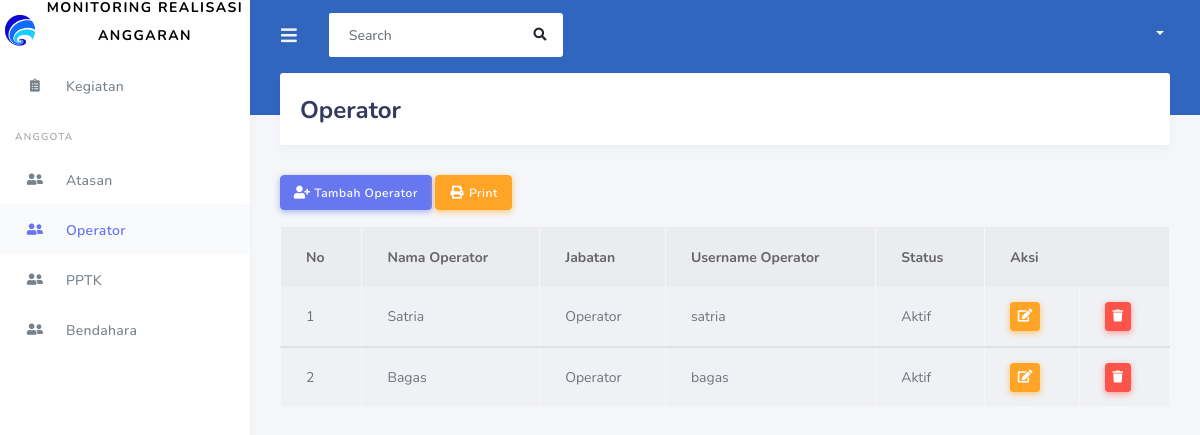
The app's page /operator/COperatorCRUD/index with its own data.
### tables this page shows
CREATE TABLE `tb_pengguna` (
  `id_pengguna` int(11) NOT NULL,
  `nama_pengguna` varchar(250) NOT NULL,
  `kode_rek` varchar(20) NOT NULL,
  `jabatan_pengguna` varchar(250) NOT NULL,
  `username_pengguna` varchar(250) NOT NULL,
  `password_pengguna` varchar(250) NOT NULL,
  `pengguna_status` varchar(20) NOT NULL
);

### application/controllers/operator/COperatorCRUD.php (called while the page is built, shortened)
<?php
class COperatorCRUD extends CI_Controller {
	public function index() {
	$datat['title']='Halaman Tugas';
	$this->load->model('MOperatorCRUD');
    $data['operator']= $this->MOperatorCRUD->tampilData()->result();
    $this->load->view('operator/VHeader',$datat);
    $this->load->view('operator/VSidebar');
	$this->load->view('operator/VOperatorCRUD',$data);
    $this->load->view('operator/VFooter');
	}
}
?>

### index.php (called while the page is built, shortened)
<?php
require_once BASEPATH.'core/CodeIgniter.php';

### application/models/MOperatorCRUD.php (called while the page is built, shortened)
<?php
class MOperatorCRUD extends CI_Model {
  public function tampilData() {
    return $this->db->get_where("tb_pengguna", array('jabatan_pengguna' => 'Operator'));
  }
}
?>

### application/views/operator/VOperatorCRUD.php (the view, shortened to what this page needs)
<div class="main-content">
    <section class="section">
        <div class="section-header">
            <h1>Operator</h1>
        </div>
        <buttton class="btn btn-primary mb-3" data-toggle="modal" data-target="#TambahOperator">
            <i class="fas fa-user-plus fa-sm"></i> Tambah Operator</buttton>
           <a  class="btn btn-warning mb-3" href = "<?php echo base_url('operator/COperatorcrud/print')?>" >
            <i class="fas fa-fw fa-print"></i> Print</a>
        <table class="table table-hover table-striped table-bordered">
            <thead>
                <th>No</th>
                <th>Nama Operator</th>
                <th>Jabatan</th>
                <th>Username Operator</th>
                <th>Status</th>
                <th colspan="2">Aksi</th>
            </thead>
            <?php
            $no = 1;
            foreach ($operator as $optr) :
            ?>
                <tbody>
                    <td><?php echo $no++ ?></td>
                    <td><?php echo $optr->nama_pengguna ?></td>
                    <td><?php echo $optr->jabatan_pengguna ?></td>
                    <td><?php echo $optr->username_pengguna ?></td>
                    <td><?php echo $optr->pengguna_status ?></td>
                    <td>
                        <?php echo anchor(
                            'operator/COperatorCRUD/halamanUpdate/' . $optr->id_pengguna,
                            '<div class="btn btn-warning btn-sm"><i class="fas fa-edit"></i></div>'
                        ) ?>
                    </td>
                    <td>
                        <a onclick="deleteConfirm('<?php echo site_url('operator/COperatorCRUD/fungsiDelete/' . $optr->id_pengguna) ?>')" href="#!" class="btn btn-sm btn-danger "><i class="fa fa-trash"></i></a>
                    </td>
                </tbody>
            <?php endforeach; ?>
        </table>
    </section>
</div>

### records on screen
tb_pengguna: nama_pengguna "Satria", jabatan_pengguna "Operator", username_pengguna "satria", pengguna_status "Aktif"
tb_pengguna: nama_pengguna "Bagas", jabatan_pengguna "Operator", username_pengguna "bagas", pengguna_status "Aktif"
